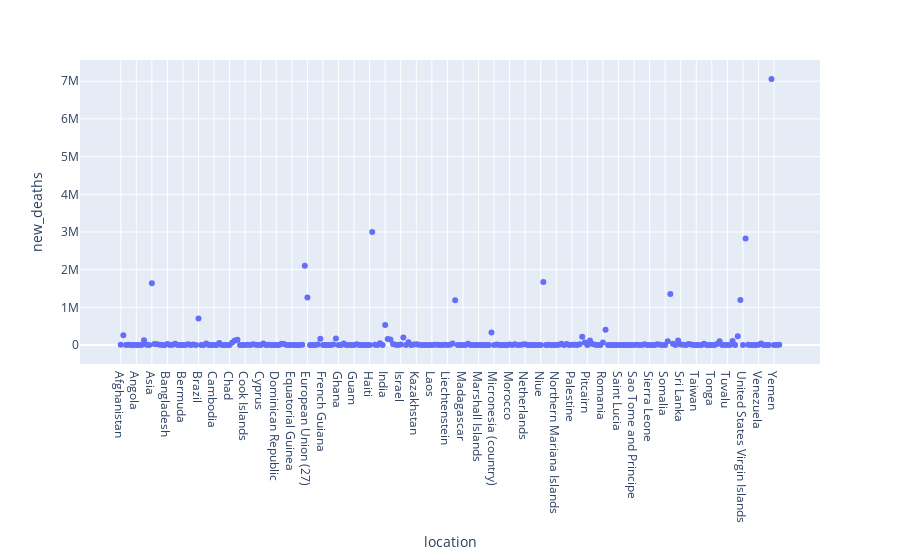

The notebook cell this image was saved under:
### Code cell
# The outlier is from the location being the world, not a specific country, so it must be the sum of all new cases.
# Therefore, we want to remove this value from our plot.
# however, first lets check for other outliers in a plot
import plotly.express as px
scatter = px.scatter(df_agg, x = 'location', y = 'new_deaths')
scatter.show()
# The plot is very crammed due to the number of countries, however, its interactive so I can still identify which seem like outliers.
#It seems like most outliers are continents or summed countries based on income. SO lets remove these.

### Figure 1 — Plotly figure (JSON) as saved in the notebook; plotly's stock layout.template omitted (floating-point values rounded to 4 significant figures; data arrays with more than 128 entries replaced by an {"elided": "..."} marker saying what was removed)
{"data": [{"hovertemplate": "location=%{x}<br>new_deaths=%{y}<extra></extra>", "legendgroup": "", "marker": {"color": "#636efa", "symbol": "circle"}, "mode": "markers", "name": "", "orientation": "v", "showlegend": false, "type": "scatter", "x": {"elided": "255 str values"}, "xaxis": "x", "y": {"elided": "255 float values"}, "yaxis": "y"}], "layout": {"legend": {"tracegroupgap": 0}, "margin": {"t": 60}, "xaxis": {"anchor": "y", "domain": [0, 1], "title": {"text": "location"}}, "yaxis": {"anchor": "x", "domain": [0, 1], "title": {"text": "new_deaths"}}}}
